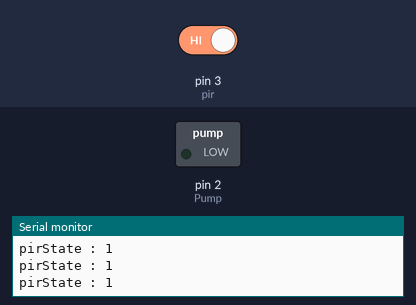
Bench run of a sketch on a simulated Arduino Uno, built with avr-gcc and run on an emulated ATmega328P. On the bench: switched loads named in the sketch (green lamp = pin HIGH), the last lines printed to the serial monitor. The inputs (shaded band) are chosen by the test bench; at power-on: pin 3 (pir) HIGH.

Above: at 1.2 s.
1.3 s: pin 3 (pir) driven LOW
At 2.5 s:
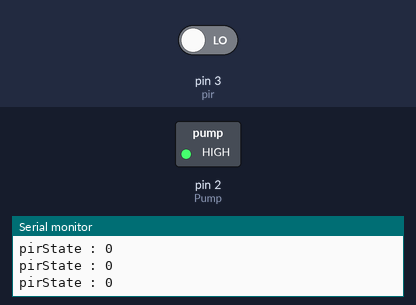
2.8 s: pin 3 (pir) driven HIGH
At 3.8 s:
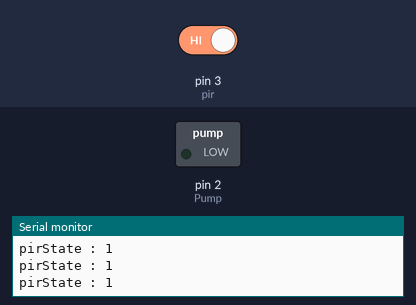
Timing chart, 0 to 5.8 s (numbered marks = the images above; inputs shaded):
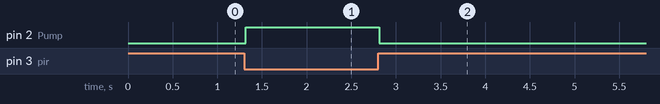

Measured:
- after the input at 1.3 s, pin 2 (Pump): LOW → HIGH at once
- after the input at 2.8 s, pin 2 (Pump): HIGH → LOW at once

The sketch:

autohand.ino
```cpp
const int pir = 3;
const int Pump =  2;

int pirState = 0;

void setup() {
  Serial.begin(9600);
  pinMode(Pump, OUTPUT); //เพื่อให้ปั้มout put ต่อออกขา2 DG
  pinMode(pir, INPUT); //ประกาศpirเป็นตัวอ่าน sensor
}

void loop() {
  pirState = digitalRead(pir);

  Serial.print("pirState : ");
  Serial.println(pirState);

  if (pirState == LOW) {  // ตัวทที่ใช้มันsensor สลับกันกับความจริง จริงๆต้องHIGH
    digitalWrite(Pump, HIGH);
  }

  else if (pirState == HIGH) {
    digitalWrite(Pump, LOW);
  //เพิ่มdelay ได้ ตามความต้องการเพื่อให้ปั้มทำงาน
  //เเต่ที่ตัวsensor มีตัวปรับdaleyอยู่
  }

}

//อุปกรณ์
//PIR Motion Sensor Module  ->  Arduino
//+5V -> 5V
//Gnd -> Gnd
//Output -> pin3
```
